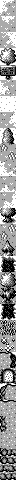

Tiled map render using the project's own tile images. Description and the whole map definition, tile-layer contents included, below:
An orthogonal 2x60 tile map with 8x8 px tiles, 1 tile layer (metatiles), 4 tilesets.

<map height="60" orientation="orthogonal" renderorder="right-down" tileheight="8" tilewidth="8" width="2">
	<tileset firstgid="1" tilewidth="8" tileheight="8">
		<image source="../../../gfx/tilesets/image_16_4c50.png" />
	</tileset>
	<tileset firstgid="55" tilewidth="8" tileheight="8">
		<image source="../../../gfx/tilesets/gfx_017_66ce.png" />
	</tileset>
	<tileset firstgid="76" tilewidth="8" tileheight="8">
		<image source="../../../gfx/tilesets/gfx_019_7a00.png" />
	</tileset>
	<tileset firstgid="85" tilewidth="8" tileheight="8">
		<image source="../../../gfx/tilesets/gfx_051_68c0.png" />
	</tileset>
	<layer height="60" id="1" name="metatiles" width="2">
		<data encoding="csv">
2, 4,
3, 5,
6, 8,
7, 9,
10, 12,
11, 13,
14, 16,
15, 17,
18, 20,
19, 21,
22, 24,
23, 25,
26, 28,
27, 29,
30, 31,
7, 32,
33, 35,
34, 36,
37, 38,
7, 39,
40, 42,
41, 43,
30, 38,
44, 45,
30, 47,
46, 48,
49, 51,
50, 52,
30, 39,
37, 53,
55, 57,
56, 58,
59, 61,
60, 62,
63, 65,
64, 66,
67, 69,
68, 70,
71, 73,
72, 74,
76, 78,
77, 79,
80, 82,
81, 83,
85, 87,
86, 88,
89, 91,
90, 92,
93, 95,
94, 96,
95, 85,
96, 86,
94, 96,
97, 96,
96, 86,
96, 98,
99, 100,
99, 101,
100, 101,
101, 100</data>
	</layer>
</map>
